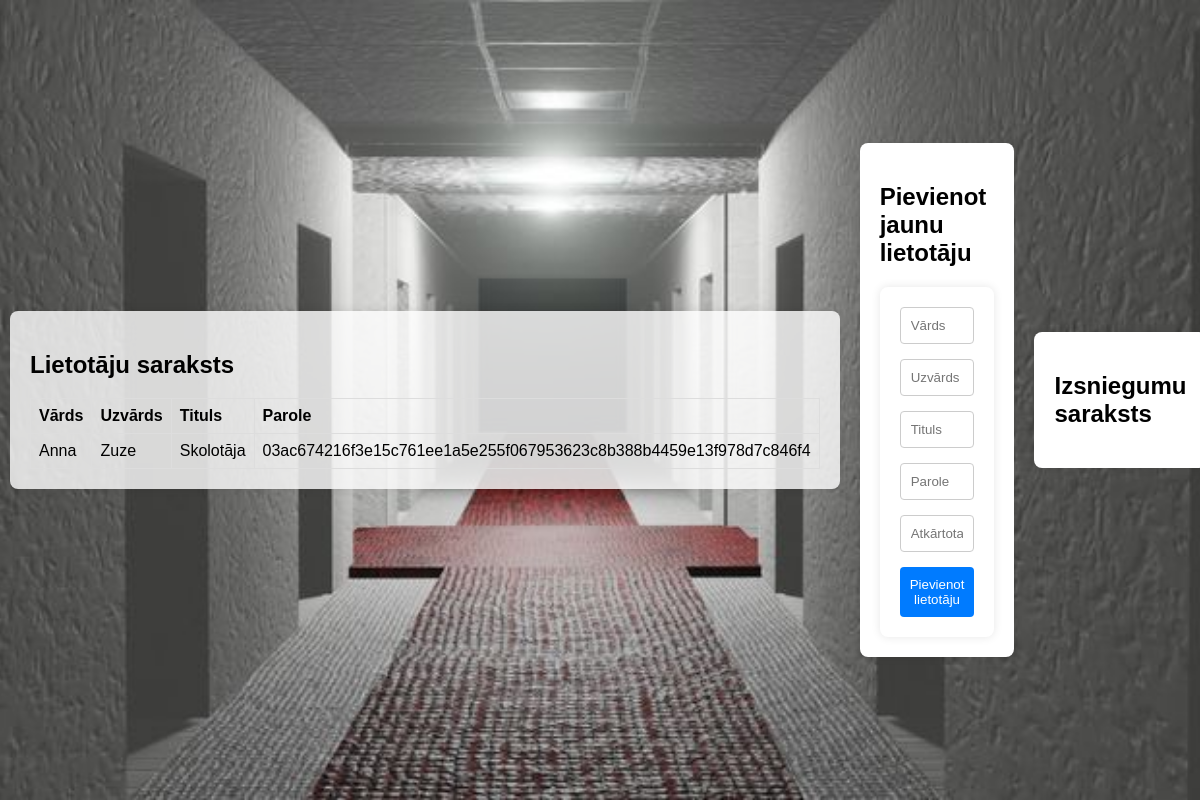
Before: /admin_panel with the older database file.
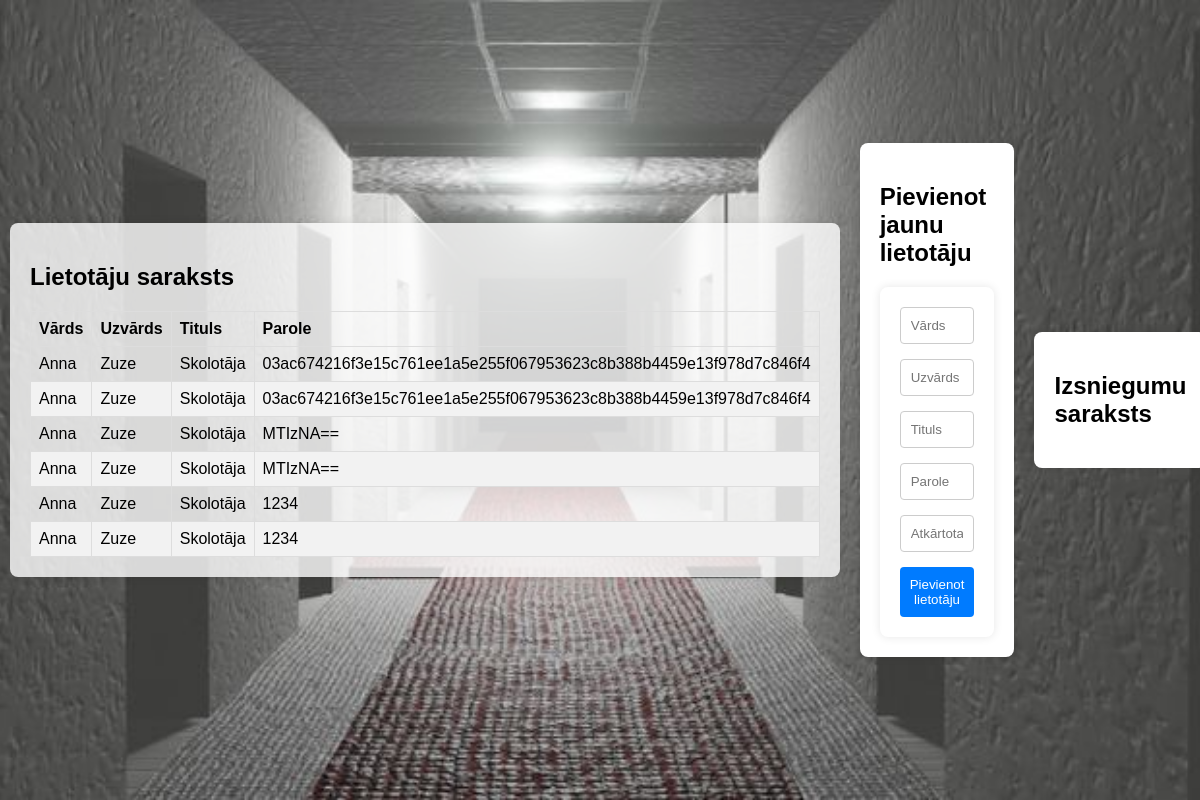
After: the same page with the newer database file.
### tables this page shows
CREATE TABLE darbinieki (
        id INTEGER PRIMARY KEY AUTOINCREMENT,
        vards TEXT NOT NULL,
        uzvards TEXT NOT NULL,
        tituls TEXT NOT NULL,
        parole TEXT NOT NULL
    );

### 11e_Server/galva.py (the view, shortened to what this page needs)
@app.route('/admin_panel', methods=['GET', 'POST'])
def admin_panel():
    cursor.execute("SELECT * FROM darbinieki")
    darbinieki = cursor.fetchall()
    return render_template('admin_panel.html', darbinieki=darbinieki)

### 11e_Server/templates/admin_panel.html (shortened to what this page needs)
<!DOCTYPE html>
<html>
<head>
    <link rel="stylesheet" href="static/styles.css">
</head>
<body>
    <div class="container">
        <div class="admin-container">
            <div class="admin-box left-container">
                <h2>Lietotāju saraksts</h2>
                <table>
                    <thead>
                        <tr>
                            <th>Vārds</th>
                            <th>Uzvārds</th>
                            <th>Tituls</th>
                            <th>Parole</th>
                        </tr>
                    </thead>
                    <tbody>
                        {% for darbinieks in darbinieki %}
                            <tr>
                                <td>{{ darbinieks[1] }}</td>
                                <td>{{ darbinieks[2] }}</td>
                                <td>{{ darbinieks[3] }}</td>
                                <td>{{ darbinieks[4] }}</td>
                            </tr>
                        {% endfor %}
                    </tbody>
                </table>
            </div>
            <div class="admin-box add-user-box">
                <h2>Pievienot jaunu lietotāju</h2>
                <form action="/admin_panel" method="post">
                    <input type="text" name="vards" placeholder="Vārds" required><br>
                    <input type="text" name="uzvards" placeholder="Uzvārds" required><br>
                    <input type="text" name="tituls" placeholder="Tituls" required><br>
                    <input type="password" name="parole" placeholder="Parole" required><br>
                    <input type="password" name="parole_atskaites" placeholder="Atkārtota parole" required><br>
                    <button type="submit">Pievienot lietotāju</button>
                </form>
            </div>
            <div class="admin-box">
                <h2>Izsniegumu saraksts</h2>
            </div>
        </div>
    </div>
</body>
</html>

### 11e_Server/static/styles.css (style rules this page uses)
body { font-family: Arial, sans-serif; margin: 0; padding: 0; background-color: #f4f4f4; }
input[type="text"], input[type="password"] { width: 100%; padding: 10px; margin-bottom: 15px; border: 1px solid #ccc; border-radius: 4px; box-sizing: border-box; }
form { max-width: 400px; margin: 0 auto; background-color: #fff; padding: 20px; border-radius: 8px; box-shadow: 0 0 10px rgba(0, 0, 0, 0.1); }
button[type="submit"] { width: 100%; padding: 10px; background-color: #007bff; color: #fff; border: none; border-radius: 4px; cursor: pointer; transition: background-color 0.3s; }
.admin-container { position: relative; display: flex; justify-content: center; align-items: center; height: 100vh; background-image: url('skolasgaitenis.jpg'); background-size: cover; background-repeat: no-repeat; background-position: center; }
.container { display: flex; justify-content: center; align-items: center; height: 100vh; margin: 0; background-color: rgba(255, 255, 255, 0); }
.admin-container { display: flex; justify-content: space-around; align-items: center; width: 100%; background-image: url('skolasgaitenis.jpg'); background-size: cover; background-repeat: no-repeat; background-position: center; }
.admin-box { flex: 1; background-color: rgb(255, 255, 255); padding: 20px; margin: 10px; border-radius: 8px; box-shadow: 0 0 10px rgba(0, 0, 0, 0.1); }
.left-container { flex: 1; background-color: rgba(255, 255, 255, 0.8); padding: 20px; margin: 10px; border-radius: 8px; box-shadow: 0 0 10px rgba(0, 0, 0, 0.1); }
table { width: 100%; border-collapse: collapse; }
table, th, td { border: 1px solid #ddd; }
th, td { padding: 8px; text-align: left; }
tr:nth-child(even) { background-color: #f2f2f2; }

Changed rows visible on the page:
added darbinieki: vards "Anna", uzvards "Zuze", tituls "Skolotāja", parole "03ac674216f3e15c761ee1a5e255f067953623c8b388b4459e13f978d7c846f4"
added darbinieki: vards "Anna", uzvards "Zuze", tituls "Skolotāja", parole "MTIzNA=="
added darbinieki: vards "Anna", uzvards "Zuze", tituls "Skolotāja", parole "MTIzNA=="
added darbinieki: vards "Anna", uzvards "Zuze", tituls "Skolotāja", parole "1234"
added darbinieki: vards "Anna", uzvards "Zuze", tituls "Skolotāja", parole "1234"
